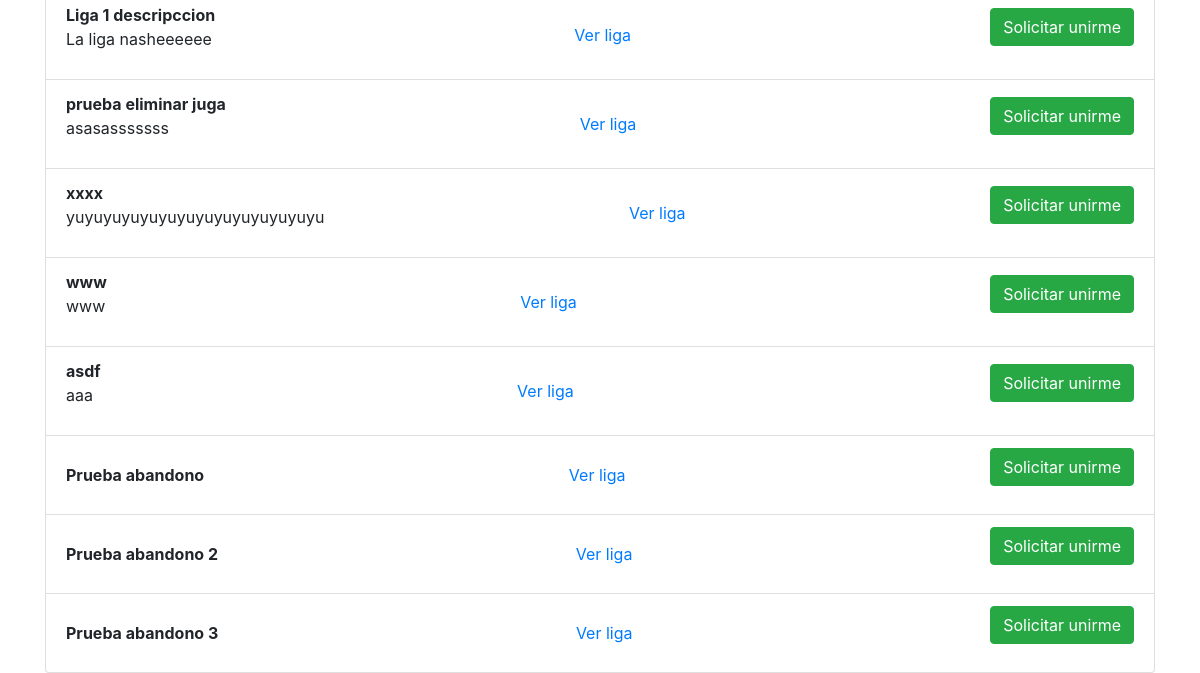
/AppFulbo/ligas/buscar_ligas/ (signed in, lower part), run on an earlier commit of the app's database.
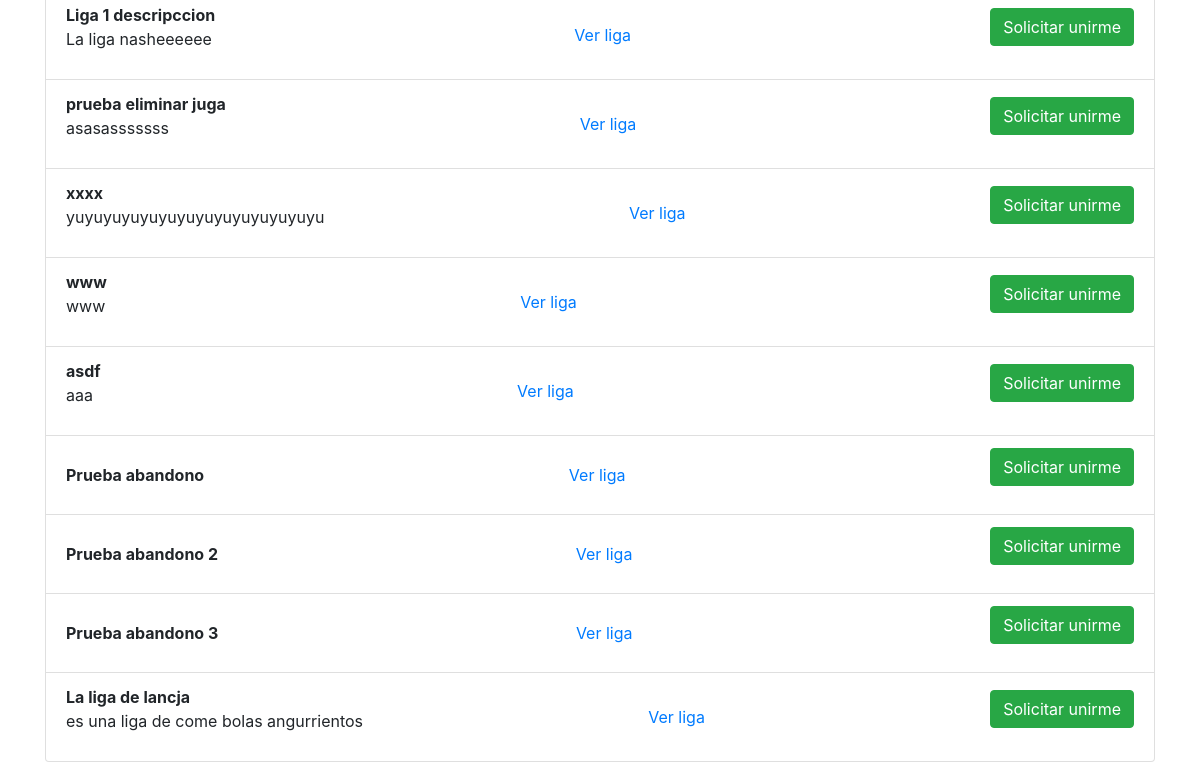
And on a later commit of the database.
### AppFulbo/models.py (models this page shows, shortened)
class Liga(models.Model):
    nombre_liga = models.CharField(max_length=20, unique=True)
    descripcion = models.TextField(blank=True, null=True)
    presidentes = models.ManyToManyField(User, related_name="ligas_presididas")  # Relación ManyToMany con los presidentes
    super_presidente = models.ForeignKey(
         settings.AUTH_USER_MODEL,
         on_delete=models.SET_NULL,
         null=True,
         blank=True,
         related_name="ligas_super_presididas",
         help_text="El super presidente de la liga, con privilegios especiales."
     )

### AppFulbo/views.py (the view)
# urls.py: path('ligas/buscar_ligas/', views.buscar_ligas, name='buscar_ligas'),
@login_required
def buscar_ligas(request):
    if request.method == 'POST':
        liga_id = request.POST.get('liga_id')
        liga_elegida = get_object_or_404(Liga, id=liga_id)
        mi_jugador = liga_elegida.jugadores.filter(usuario=request.user).first()
        if mi_jugador:
            messages.success(request, f"Ya estas en esta liga.")
        else:
            if not SolicitudUnionLiga.objects.filter(usuario=request.user, liga=liga_elegida).exists():
                SolicitudUnionLiga.objects.create(usuario=request.user, liga=liga_elegida)
                messages.success(request, "Solicitud enviada.")
            else:
                messages.info(request, "Ya has solicitado unirte a esta liga.")
        return redirect('ver_liga', liga_id=liga_elegida.id)
    else:
        query = request.GET.get('q', '')
        if query:
            ligas = Liga.objects.filter(nombre_liga__icontains=query)
        else:
            ligas = Liga.objects.all()
        context = {
            'ligas': ligas,
            'query': query,
        }
        return render(request, 'AppFulbo/buscar_ligas.html', context)

### AppFulbo/context_processors.py (called while the page is built)
def notificaciones_context(request):
    if request.user.is_authenticated:
        notificaciones_no_leidas = Notificacion.objects.filter(usuario=request.user, leido=False).count()
    else:
        notificaciones_no_leidas = 0
    return {
        'notificaciones_no_leidas': notificaciones_no_leidas,
    }

### AppFulbo/templates/AppFulbo/buscar_ligas.html (shortened to what this page needs)
{% extends 'AppFulbo/base.html' %}
{% block content %}
{% if ligas %}
    <ul class="list-group">
        {% for liga in ligas %}
            <li class="list-group-item d-flex justify-content-between align-items-center">
                <div>
                    <strong>{{ liga.nombre_liga }}</strong>
                    {% if liga.descripcion %}
                        <p>{{ liga.descripcion }}</p>
                    {% endif %}
                </div>
                <td><a href="{% url 'ver_liga' liga.id %}">Ver liga</a></td>
                <td>
                <form method="post" style="display:inline;">
                    <button type="submit" class="btn btn-success">Solicitar unirme </button>
                </form>
                </td>
            </li>
        {% endfor %}
    </ul>
{% else %}
    <p>No se encontraron ligas.</p>
{% endif %}
{% endblock %}

What changed in the data, as far as the page shows it:
added Liga: nombre_liga "La liga de lancja", descripcion "es una liga de come bolas angurrientos"
